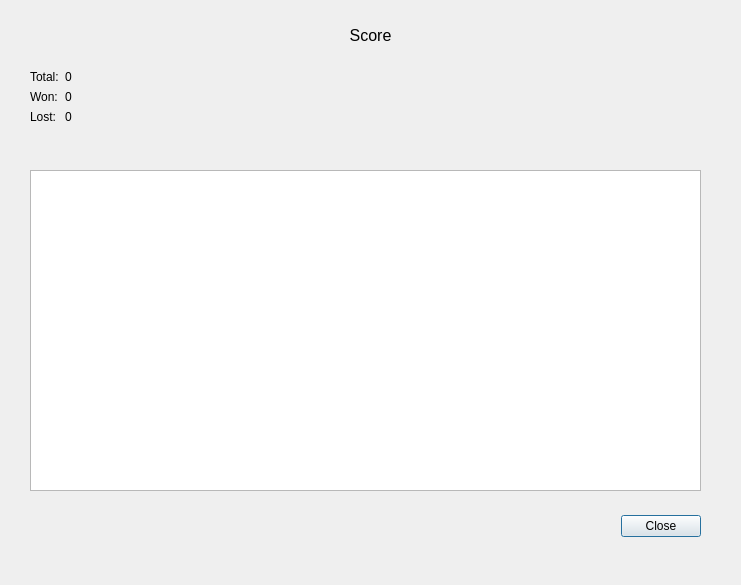
<?xml version="1.0" encoding="UTF-8"?>
<ui version="4.0">
 <class>ScoreDialog</class>
 <widget class="QDialog" name="ScoreDialog">
  <property name="geometry">
   <rect>
    <x>0</x>
    <y>0</y>
    <width>741</width>
    <height>585</height>
   </rect>
  </property>
  <property name="windowTitle">
   <string>Dialog</string>
  </property>
  <widget class="QDialogButtonBox" name="buttonBox">
   <property name="geometry">
    <rect>
     <x>360</x>
     <y>510</y>
     <width>341</width>
     <height>32</height>
    </rect>
   </property>
   <property name="orientation">
    <enum>Qt::Horizontal</enum>
   </property>
   <property name="standardButtons">
    <set>QDialogButtonBox::Close</set>
   </property>
  </widget>
  <widget class="QLabel" name="label">
   <property name="geometry">
    <rect>
     <x>0</x>
     <y>0</y>
     <width>741</width>
     <height>71</height>
    </rect>
   </property>
   <property name="font">
    <font>
     <pointsize>12</pointsize>
    </font>
   </property>
   <property name="text">
    <string>Score</string>
   </property>
   <property name="alignment">
    <set>Qt::AlignCenter</set>
   </property>
  </widget>
  <widget class="QWidget" name="formLayoutWidget">
   <property name="geometry">
    <rect>
     <x>30</x>
     <y>70</y>
     <width>671</width>
     <height>83</height>
    </rect>
   </property>
   <layout class="QFormLayout" name="formLayout">
    <item row="0" column="0">
     <widget class="QLabel" name="label_2">
      <property name="text">
       <string>Total:</string>
      </property>
     </widget>
    </item>
    <item row="0" column="1">
     <widget class="QLabel" name="totalLabel">
      <property name="text">
       <string>0</string>
      </property>
     </widget>
    </item>
    <item row="1" column="0">
     <widget class="QLabel" name="label_4">
      <property name="text">
       <string>Won:</string>
      </property>
     </widget>
    </item>
    <item row="2" column="0">
     <widget class="QLabel" name="label_6">
      <property name="text">
       <string>Lost:</string>
      </property>
     </widget>
    </item>
    <item row="2" column="1">
     <widget class="QLabel" name="lostLabel">
      <property name="text">
       <string>0</string>
      </property>
     </widget>
    </item>
    <item row="1" column="1">
     <widget class="QLabel" name="wonLabel">
      <property name="text">
       <string>0</string>
      </property>
     </widget>
    </item>
   </layout>
  </widget>
  <widget class="QTableView" name="scoreTable">
   <property name="geometry">
    <rect>
     <x>30</x>
     <y>170</y>
     <width>671</width>
     <height>321</height>
    </rect>
   </property>
   <property name="editTriggers">
    <set>QAbstractItemView::NoEditTriggers</set>
   </property>
   <property name="dragDropOverwriteMode">
    <bool>true</bool>
   </property>
   <property name="textElideMode">
    <enum>Qt::ElideRight</enum>
   </property>
   <property name="showGrid">
    <bool>true</bool>
   </property>
  </widget>
 </widget>
 <resources/>
 <connections>
  <connection>
   <sender>buttonBox</sender>
   <signal>accepted()</signal>
   <receiver>ScoreDialog</receiver>
   <slot>accept()</slot>
   <hints>
    <hint type="sourcelabel">
     <x>248</x>
     <y>254</y>
    </hint>
    <hint type="destinationlabel">
     <x>157</x>
     <y>274</y>
    </hint>
   </hints>
  </connection>
  <connection>
   <sender>buttonBox</sender>
   <signal>rejected()</signal>
   <receiver>ScoreDialog</receiver>
   <slot>reject()</slot>
   <hints>
    <hint type="sourcelabel">
     <x>316</x>
     <y>260</y>
    </hint>
    <hint type="destinationlabel">
     <x>286</x>
     <y>274</y>
    </hint>
   </hints>
  </connection>
 </connections>
</ui>
